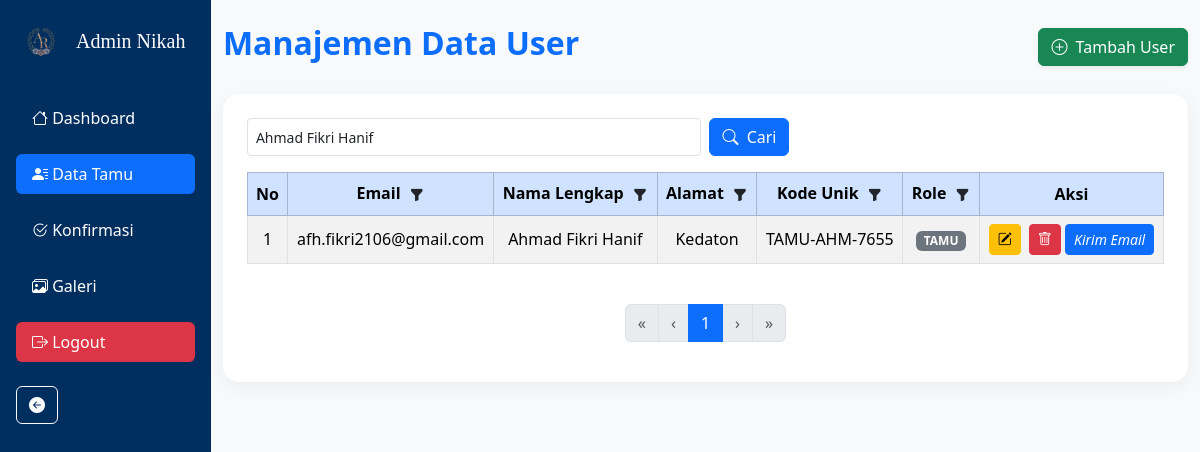
Screenshot of /admin/tamu.php?cari=Ahmad Fikri Hanif with the database file from the repository.
### tables this page shows
CREATE TABLE `users` (
  `id` int NOT NULL,
  `nama` varchar(100) DEFAULT NULL,
  `email` varchar(100) DEFAULT NULL,
  `password` varchar(255) DEFAULT NULL,
  `role` enum('admin','tamu') DEFAULT NULL,
  `kode_unik` varchar(50) DEFAULT NULL,
  `alamat` varchar(100) DEFAULT NULL
);

### admin/tamu.php (the view, shortened to what this page needs)
<?php include("../includes/db.php"); ?>
<!DOCTYPE html>
<html lang="en">
<head>
  <link href="https://cdn.jsdelivr.net/npm/bootstrap@5.3.6/dist/css/bootstrap.min.css" rel="stylesheet">
  <link href="https://cdn.jsdelivr.net/npm/bootstrap-icons@1.10.5/font/bootstrap-icons.css" rel="stylesheet">
  <link href="https://cdnjs.cloudflare.com/ajax/libs/font-awesome/6.0.0/css/all.min.css" rel="stylesheet">
</head>
<body>
  <?php include "../asset/sidebar.php"; ?>
  <div class="container py-4">
    <div class="d-flex justify-content-between align-items-center mb-4">
      <h2 class="fw-bold text-primary">Manajemen Data User</h2>
      <button type="button" class="btn btn-success shadow-sm" data-bs-toggle="modal" data-bs-target="#tambahTamu">
        <i class="bi bi-plus-circle me-1"></i> Tambah User
      </button>
    </div>
    <div class="card card-custom p-4">
      <form action="" method="GET" class="row g-2 align-items-center mb-3 search-form">
        <div class="col-md-6">
          <input type="text" name="cari" placeholder="Cari Nama Tamu..." class="form-control form-control-sm"
            value="<?= isset($_GET['cari']) ? htmlspecialchars($_GET['cari']) : '' ?>">
        </div>
        <div class="col-md-auto">
          <button type="submit" class="btn btn-primary"><i class="bi bi-search me-1"></i> Cari</button>
        </div>
      </form>
      <div class="table-responsive">
        <table class="table table-bordered table-hover align-middle table-striped">
          <thead class="table-primary text-center align-middle">
            <tr>
              <th>No</th>
              <th class="position-relative">
                Email
                <button type="button" class="btn btn-sm p-0 ms-1" data-bs-toggle="dropdown" aria-expanded="false">
                  <i class="bi bi-funnel-fill"></i>
                </button>
              </th>
              <th class="position-relative">
                Nama Lengkap
                <button type="button" class="btn btn-sm p-0 ms-1" data-bs-toggle="dropdown" aria-expanded="false">
                  <i class="bi bi-funnel-fill"></i>
                </button>
              </th>
              <th class="position-relative">
                Alamat
                <button type="button" class="btn btn-sm p-0 ms-1" data-bs-toggle="dropdown" aria-expanded="false">
                  <i class="bi bi-funnel-fill"></i>
                </button>
              </th>
              <th class="position-relative">
                Kode Unik
                <button type="button" class="btn btn-sm p-0 ms-1" data-bs-toggle="dropdown" aria-expanded="false">
                  <i class="bi bi-funnel-fill"></i>
                </button>
              </th>
              <th class="position-relative">
                Role
                <button type="button" class="btn btn-sm p-0 ms-1" data-bs-toggle="dropdown" aria-expanded="false">
                  <i class="bi bi-funnel-fill"></i>
                </button>
              </th>
              <th>Aksi</th>
            </tr>
          </thead>
          <tbody>
            <?php
            $limit = 10;
            $page = isset($_GET['page']) ? (int) $_GET['page'] : 1;
            $offset = ($page - 1) * $limit;
            $cari = isset($_GET['cari']) ? mysqli_real_escape_string($conn, $_GET['cari']) : '';
            $role = "WHERE role IN ('tamu', 'admin')";
            if (!empty($cari)) {
              $role .= " AND nama LIKE '%$cari%'";
            }
            $total_query = mysqli_query($conn, "SELECT COUNT(*) AS total FROM users $role");
            $total_result = mysqli_fetch_assoc($total_query);
            $total_data = $total_result['total'];
            $total_pages = ceil($total_data / $limit);
            $query = "SELECT * FROM users $role ORDER BY id DESC LIMIT $limit OFFSET $offset";
            $result = mysqli_query($conn, $query);
            $no = $offset + 1;
            while ($row = mysqli_fetch_assoc($result)) {
              echo "
                <tr class='text-center'>
                  <td>$no</td>
                  <td>{$row['email']}</td>
                  <td>{$row['nama']}</td>
                  <td>{$row['alamat']}</td>
                  <td>{$row['kode_unik']}</td>
                  <td><span class='badge bg-secondary text-uppercase'>{$row['role']}</span></td>
                  <td>
                    <button class='btn btn-warning btn-sm me-1' data-bs-toggle='modal' data-bs-target='#editTamu{$row['id']}'><i class='bi bi-pencil-square'></i></button>
                    <a href='crud-tamu/hapus.php?id={$row['id']}' class='btn btn-danger btn-sm' onclick='return confirm(\"Hapus data ini?\")'><i class='bi bi-trash'></i></a>
                    <a href='crud-tamu/kirim_email.php?id={$row['id']}' class='btn btn-primary btn-sm' target='_blank'><i class='bi bi-email'> Kirim Email</i></a>
                  </td>
                </tr>
              ";
              $no++;
            }
            ?>
          </tbody>
        </table>
      </div>
      <nav class="mt-4" aria-label="Navigasi halaman">
        <ul class="pagination justify-content-center">
          <li class="page-item <?= ($page <= 1) ? 'disabled' : '' ?>">
            <a class="page-link" href="?page=1&cari=<?= urlencode($cari) ?>">&laquo;</a>
          </li>
          <li class="page-item <?= ($page <= 1) ? 'disabled' : '' ?>">
            <a class="page-link" href="?page=<?= $page - 1 ?>&cari=<?= urlencode($cari) ?>">&lsaquo;</a>
          </li>
          <li class="page-item active"><span class="page-link"><?= $page ?></span></li>
          <li class="page-item <?= ($page >= $total_pages) ? 'disabled' : '' ?>">
            <a class="page-link" href="?page=<?= $page + 1 ?>&cari=<?= urlencode($cari) ?>">&rsaquo;</a>
          </li>
          <li class="page-item <?= ($page >= $total_pages) ? 'disabled' : '' ?>">
            <a class="page-link" href="?page=<?= $total_pages ?>&cari=<?= urlencode($cari) ?>">&raquo;</a>
          </li>
        </ul>
      </nav>
    </div>
  </div>
</body>
</html>

### admin/tamu.php (style rules this page uses)
body { background-color: #f8f9fa; }
.card-custom { border: none; border-radius: 1rem; box-shadow: 0 5px 20px rgba(0, 0, 0, 0.05); }
.table th { white-space: nowrap; }
.form-control-sm { height: 38px; }
.search-form .btn { height: 38px; }

### rows the page displays
users: email "afh.fikri2106@gmail.com", nama "Ahmad Fikri Hanif", alamat "Kedaton", kode_unik "TAMU-AHM-7655", role "TAMU"

### other values shown
$page "1"
